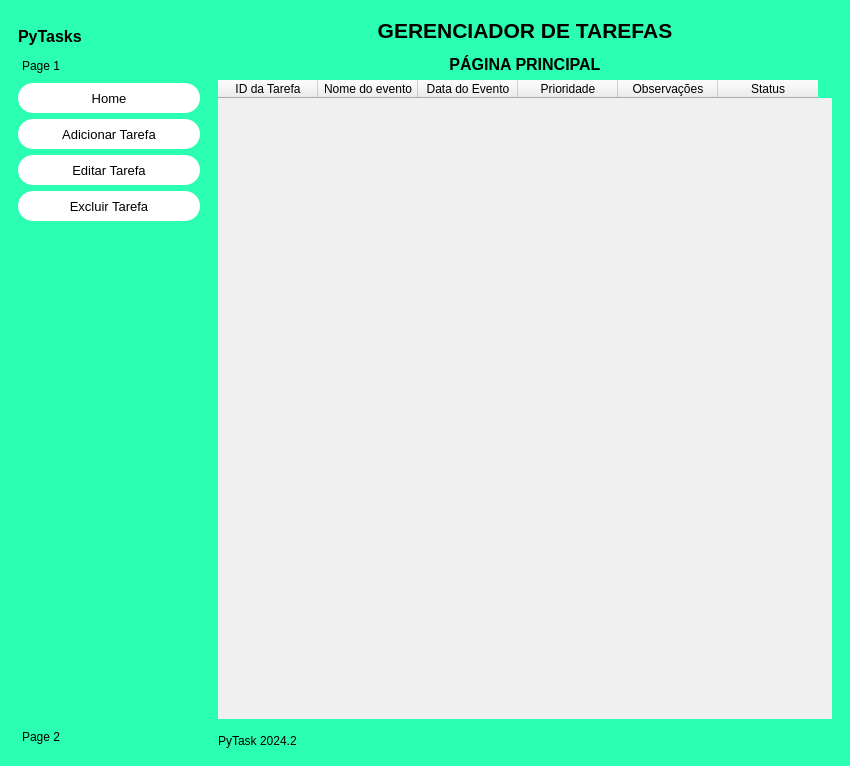
<?xml version="1.0" encoding="UTF-8"?>
<ui version="4.0">
 <class>TelaPrincipal</class>
 <widget class="QMainWindow" name="TelaPrincipal">
  <property name="geometry">
   <rect>
    <x>0</x>
    <y>0</y>
    <width>850</width>
    <height>766</height>
   </rect>
  </property>
  <property name="maximumSize">
   <size>
    <width>850</width>
    <height>766</height>
   </size>
  </property>
  <property name="cursor">
   <cursorShape>ArrowCursor</cursorShape>
  </property>
  <property name="windowTitle">
   <string>PYTASK 2024</string>
  </property>
  <property name="windowIcon">
   <iconset>
    <normaloff>foto_logo.webp</normaloff>foto_logo.webp</iconset>
  </property>
  <property name="styleSheet">
   <string notr="true">background-color: rgb(43, 255, 177);</string>
  </property>
  <widget class="QWidget" name="centralwidget">
   <property name="cursor">
    <cursorShape>ArrowCursor</cursorShape>
   </property>
   <property name="styleSheet">
    <string notr="true">*{
	border:none;

}

QLabel{
	color:black;
}</string>
   </property>
   <layout class="QHBoxLayout" name="horizontalLayout">
    <property name="spacing">
     <number>0</number>
    </property>
    <property name="leftMargin">
     <number>0</number>
    </property>
    <property name="rightMargin">
     <number>0</number>
    </property>
    <item>
     <widget class="QFrame" name="left_container">
      <property name="maximumSize">
       <size>
        <width>200</width>
        <height>16777215</height>
       </size>
      </property>
      <property name="frameShape">
       <enum>QFrame::StyledPanel</enum>
      </property>
      <property name="frameShadow">
       <enum>QFrame::Raised</enum>
      </property>
      <layout class="QVBoxLayout" name="verticalLayout_2">
       <property name="spacing">
        <number>0</number>
       </property>
       <property name="leftMargin">
        <number>9</number>
       </property>
       <property name="rightMargin">
        <number>0</number>
       </property>
       <item>
        <widget class="QFrame" name="frame">
         <property name="frameShape">
          <enum>QFrame::StyledPanel</enum>
         </property>
         <property name="frameShadow">
          <enum>QFrame::Raised</enum>
         </property>
         <layout class="QHBoxLayout" name="horizontalLayout_4">
          <property name="spacing">
           <number>0</number>
          </property>
          <property name="rightMargin">
           <number>0</number>
          </property>
          <property name="bottomMargin">
           <number>9</number>
          </property>
          <item>
           <widget class="QLabel" name="label_nome_pytask">
            <property name="text">
             <string>&lt;html&gt;&lt;head/&gt;&lt;body&gt;&lt;p&gt;&lt;span style=&quot; font-size:12pt; font-weight:600;&quot;&gt;PyTasks&lt;/span&gt;&lt;/p&gt;&lt;/body&gt;&lt;/html&gt;</string>
            </property>
           </widget>
          </item>
         </layout>
        </widget>
       </item>
       <item>
        <widget class="QFrame" name="frame_2">
         <property name="styleSheet">
          <string notr="true">QFrame{
	background-color: rgb(43, 255, 177);
}

QToolBox{
	text-align:left;
	background-color: rgb(43, 255, 177);
}

QToolBox::tab{
	border-radius:5px;
	background-color: rgb(43, 255, 177);
	text-align:left;
}</string>
         </property>
         <property name="frameShape">
          <enum>QFrame::StyledPanel</enum>
         </property>
         <property name="frameShadow">
          <enum>QFrame::Raised</enum>
         </property>
         <layout class="QVBoxLayout" name="verticalLayout_3">
          <property name="spacing">
           <number>0</number>
          </property>
          <property name="topMargin">
           <number>0</number>
          </property>
          <property name="rightMargin">
           <number>0</number>
          </property>
          <property name="bottomMargin">
           <number>0</number>
          </property>
          <item>
           <widget class="QToolBox" name="toolBox">
            <property name="styleSheet">
             <string notr="true">QPushButton:hover{
	background-color: rgb(255,255,255);
	border-radius:15px;
}

QPushButton{
	color:rgb(0,0,0);
	border-radius:15px;
	background-color: rgb(255,255,255);
}</string>
            </property>
            <property name="currentIndex">
             <number>0</number>
            </property>
            <widget class="QWidget" name="page">
             <property name="geometry">
              <rect>
               <x>0</x>
               <y>0</y>
               <width>182</width>
               <height>639</height>
              </rect>
             </property>
             <attribute name="label">
              <string>Page 1</string>
             </attribute>
             <layout class="QVBoxLayout" name="verticalLayout_4">
              <property name="spacing">
               <number>6</number>
              </property>
              <property name="leftMargin">
               <number>0</number>
              </property>
              <property name="topMargin">
               <number>0</number>
              </property>
              <property name="rightMargin">
               <number>0</number>
              </property>
              <property name="bottomMargin">
               <number>0</number>
              </property>
              <item>
               <widget class="QPushButton" name="pushButton_home">
                <property name="minimumSize">
                 <size>
                  <width>0</width>
                  <height>30</height>
                 </size>
                </property>
                <property name="font">
                 <font>
                  <pointsize>10</pointsize>
                 </font>
                </property>
                <property name="cursor">
                 <cursorShape>PointingHandCursor</cursorShape>
                </property>
                <property name="text">
                 <string>Home</string>
                </property>
                <property name="icon">
                 <iconset>
                  <normaloff>casa.png</normaloff>casa.png</iconset>
                </property>
                <property name="iconSize">
                 <size>
                  <width>12</width>
                  <height>12</height>
                 </size>
                </property>
               </widget>
              </item>
              <item>
               <widget class="QPushButton" name="pushButton_adicionar_tarefa">
                <property name="minimumSize">
                 <size>
                  <width>0</width>
                  <height>30</height>
                 </size>
                </property>
                <property name="font">
                 <font>
                  <pointsize>10</pointsize>
                 </font>
                </property>
                <property name="cursor">
                 <cursorShape>PointingHandCursor</cursorShape>
                </property>
                <property name="layoutDirection">
                 <enum>Qt::LeftToRight</enum>
                </property>
                <property name="text">
                 <string>Adicionar Tarefa</string>
                </property>
                <property name="icon">
                 <iconset>
                  <normaloff>mais.png</normaloff>mais.png</iconset>
                </property>
                <property name="iconSize">
                 <size>
                  <width>12</width>
                  <height>12</height>
                 </size>
                </property>
               </widget>
              </item>
              <item>
               <widget class="QPushButton" name="pushButton_editar_tarefa">
                <property name="minimumSize">
                 <size>
                  <width>0</width>
                  <height>30</height>
                 </size>
                </property>
                <property name="font">
                 <font>
                  <pointsize>10</pointsize>
                 </font>
                </property>
                <property name="cursor">
                 <cursorShape>PointingHandCursor</cursorShape>
                </property>
                <property name="text">
                 <string>Editar Tarefa</string>
                </property>
                <property name="icon">
                 <iconset>
                  <normaloff>lapis.png</normaloff>lapis.png</iconset>
                </property>
                <property name="iconSize">
                 <size>
                  <width>12</width>
                  <height>12</height>
                 </size>
                </property>
               </widget>
              </item>
              <item>
               <widget class="QPushButton" name="pushButton_excluir_tarefa">
                <property name="minimumSize">
                 <size>
                  <width>0</width>
                  <height>30</height>
                 </size>
                </property>
                <property name="font">
                 <font>
                  <pointsize>10</pointsize>
                 </font>
                </property>
                <property name="cursor">
                 <cursorShape>PointingHandCursor</cursorShape>
                </property>
                <property name="text">
                 <string>Excluir Tarefa</string>
                </property>
                <property name="icon">
                 <iconset>
                  <normaloff>lixo.png</normaloff>lixo.png</iconset>
                </property>
                <property name="iconSize">
                 <size>
                  <width>12</width>
                  <height>12</height>
                 </size>
                </property>
               </widget>
              </item>
              <item>
               <spacer name="verticalSpacer">
                <property name="orientation">
                 <enum>Qt::Vertical</enum>
                </property>
                <property name="sizeHint" stdset="0">
                 <size>
                  <width>20</width>
                  <height>40</height>
                 </size>
                </property>
               </spacer>
              </item>
             </layout>
            </widget>
            <widget class="QWidget" name="page_2">
             <property name="geometry">
              <rect>
               <x>0</x>
               <y>0</y>
               <width>182</width>
               <height>639</height>
              </rect>
             </property>
             <attribute name="label">
              <string>Page 2</string>
             </attribute>
             <layout class="QVBoxLayout" name="verticalLayout_11">
              <property name="spacing">
               <number>0</number>
              </property>
              <property name="topMargin">
               <number>0</number>
              </property>
              <property name="rightMargin">
               <number>0</number>
              </property>
              <property name="bottomMargin">
               <number>9</number>
              </property>
              <item alignment="Qt::AlignLeft">
               <widget class="QLabel" name="label_3">
                <property name="styleSheet">
                 <string notr="true">background-color: rgb(170, 255, 255);
margin-left: 0</string>
                </property>
                <property name="text">
                 <string>&lt;html&gt;&lt;head/&gt;&lt;body&gt;&lt;p align=&quot;center&quot;&gt;DESENVOLVEDORES&lt;/p&gt;&lt;p align=&quot;center&quot;&gt;Antônio Lúcio Pereira de Almeida N.&lt;/p&gt;&lt;p align=&quot;center&quot;&gt;Bernardo Moura Bandeira Araújo&lt;/p&gt;&lt;p align=&quot;center&quot;&gt;João Fernandes&lt;/p&gt;&lt;/body&gt;&lt;/html&gt;</string>
                </property>
               </widget>
              </item>
             </layout>
            </widget>
           </widget>
          </item>
         </layout>
        </widget>
       </item>
      </layout>
     </widget>
    </item>
    <item>
     <widget class="QFrame" name="main_container">
      <property name="frameShape">
       <enum>QFrame::StyledPanel</enum>
      </property>
      <property name="frameShadow">
       <enum>QFrame::Raised</enum>
      </property>
      <layout class="QVBoxLayout" name="verticalLayout">
       <property name="leftMargin">
        <number>9</number>
       </property>
       <item>
        <widget class="QFrame" name="top_frame">
         <property name="frameShape">
          <enum>QFrame::StyledPanel</enum>
         </property>
         <property name="frameShadow">
          <enum>QFrame::Raised</enum>
         </property>
         <layout class="QHBoxLayout" name="horizontalLayout_2">
          <property name="spacing">
           <number>0</number>
          </property>
          <property name="leftMargin">
           <number>0</number>
          </property>
          <property name="topMargin">
           <number>0</number>
          </property>
          <property name="rightMargin">
           <number>0</number>
          </property>
          <property name="bottomMargin">
           <number>0</number>
          </property>
          <item>
           <widget class="QLabel" name="label">
            <property name="text">
             <string>&lt;html&gt;&lt;head/&gt;&lt;body&gt;&lt;p align=&quot;center&quot;&gt;&lt;span style=&quot; font-size:16pt; font-weight:600;&quot;&gt;GERENCIADOR DE TAREFAS&lt;/span&gt;&lt;/p&gt;&lt;/body&gt;&lt;/html&gt;</string>
            </property>
           </widget>
          </item>
         </layout>
        </widget>
       </item>
       <item>
        <widget class="QFrame" name="main_frame">
         <property name="sizePolicy">
          <sizepolicy hsizetype="Preferred" vsizetype="Expanding">
           <horstretch>0</horstretch>
           <verstretch>0</verstretch>
          </sizepolicy>
         </property>
         <property name="frameShape">
          <enum>QFrame::StyledPanel</enum>
         </property>
         <property name="frameShadow">
          <enum>QFrame::Raised</enum>
         </property>
         <layout class="QVBoxLayout" name="verticalLayout_5">
          <property name="spacing">
           <number>0</number>
          </property>
          <property name="leftMargin">
           <number>9</number>
          </property>
          <property name="topMargin">
           <number>0</number>
          </property>
          <property name="rightMargin">
           <number>0</number>
          </property>
          <property name="bottomMargin">
           <number>0</number>
          </property>
          <item>
           <widget class="QStackedWidget" name="Pages">
            <property name="currentIndex">
             <number>0</number>
            </property>
            <widget class="QWidget" name="page_home">
             <layout class="QVBoxLayout" name="verticalLayout_6">
              <property name="leftMargin">
               <number>0</number>
              </property>
              <property name="topMargin">
               <number>6</number>
              </property>
              <item>
               <widget class="QLabel" name="label_5">
                <property name="text">
                 <string>&lt;html&gt;&lt;head/&gt;&lt;body&gt;&lt;p align=&quot;center&quot;&gt;&lt;span style=&quot; font-size:12pt; font-weight:600;&quot;&gt;PÁGINA PRINCIPAL&lt;/span&gt;&lt;/p&gt;&lt;/body&gt;&lt;/html&gt;</string>
                </property>
               </widget>
              </item>
              <item>
               <widget class="QTableWidget" name="tableWidget_menu_principal">
                <property name="styleSheet">
                 <string notr="true">QHeaderView::section{
	background-color: rgb(240,240,240);
	color: rgd(0,0,0);
	font: 10pt &quot;MS Shell Dlg 2&quot;;
}

QTableWidget{
	background-color: rgb(240,240,240);
}</string>
                </property>
                <column>
                 <property name="text">
                  <string>ID da Tarefa</string>
                 </property>
                </column>
                <column>
                 <property name="text">
                  <string>Nome do evento</string>
                 </property>
                </column>
                <column>
                 <property name="text">
                  <string>Data do Evento</string>
                 </property>
                </column>
                <column>
                 <property name="text">
                  <string>Prioridade</string>
                 </property>
                </column>
                <column>
                 <property name="text">
                  <string>Observações</string>
                 </property>
                </column>
                <column>
                 <property name="text">
                  <string>Status</string>
                 </property>
                </column>
               </widget>
              </item>
             </layout>
            </widget>
            <widget class="QWidget" name="page_adicionar">
             <layout class="QVBoxLayout" name="verticalLayout_7">
              <property name="spacing">
               <number>0</number>
              </property>
              <property name="leftMargin">
               <number>0</number>
              </property>
              <property name="topMargin">
               <number>0</number>
              </property>
              <property name="rightMargin">
               <number>0</number>
              </property>
              <property name="bottomMargin">
               <number>0</number>
              </property>
              <item>
               <widget class="QTabWidget" name="tabWidget">
                <property name="cursor">
                 <cursorShape>ArrowCursor</cursorShape>
                </property>
                <property name="layoutDirection">
                 <enum>Qt::LeftToRight</enum>
                </property>
                <property name="styleSheet">
                 <string notr="true">background-color: rgb(240,240,240);</string>
                </property>
                <property name="currentIndex">
                 <number>1</number>
                </property>
                <widget class="QWidget" name="tab">
                 <property name="styleSheet">
                  <string notr="true">background-color: rgb(240,240,240);</string>
                 </property>
                 <attribute name="title">
                  <string>Adicionar Tarefa</string>
                 </attribute>
                 <layout class="QFormLayout" name="formLayout">
                  <item row="1" column="0">
                   <widget class="QLabel" name="label_nome_evento">
                    <property name="text">
                     <string>Nome do Evento:</string>
                    </property>
                   </widget>
                  </item>
                  <item row="1" column="1">
                   <widget class="QLineEdit" name="lineEdit_nome_evento">
                    <property name="styleSheet">
                     <string notr="true">background-color: rgb(255, 255, 255);</string>
                    </property>
                   </widget>
                  </item>
                  <item row="4" column="0">
                   <widget class="QLabel" name="label_prazo">
                    <property name="text">
                     <string>Prazo:</string>
                    </property>
                   </widget>
                  </item>
                  <item row="4" column="1">
                   <widget class="QDateEdit" name="dateEdit_prazo_nova_tarefa">
                    <property name="styleSheet">
                     <string notr="true">background-color: rgb(255, 255, 255);</string>
                    </property>
                   </widget>
                  </item>
                  <item row="5" column="0">
                   <widget class="QLabel" name="label_prioridade">
                    <property name="text">
                     <string>Prioridade:</string>
                    </property>
                   </widget>
                  </item>
                  <item row="5" column="1">
                   <widget class="QComboBox" name="comboBox_prioridade_nova_tarefa">
                    <property name="styleSheet">
                     <string notr="true">background-color: rgb(255, 255, 255);</string>
                    </property>
                    <item>
                     <property name="text">
                      <string>1 - Baixa</string>
                     </property>
                    </item>
                    <item>
                     <property name="text">
                      <string>2 - Média</string>
                     </property>
                    </item>
                    <item>
                     <property name="text">
                      <string>3 - Alta</string>
                     </property>
                    </item>
                   </widget>
                  </item>
                  <item row="6" column="0">
                   <widget class="QLabel" name="label_obs">
                    <property name="text">
                     <string>Observações:</string>
                    </property>
                   </widget>
                  </item>
                  <item row="7" column="0">
                   <widget class="QLabel" name="label_palavra_chave">
                    <property name="text">
                     <string>Palavra-Chave:</string>
                    </property>
                   </widget>
                  </item>
                  <item row="7" column="1">
                   <widget class="QLineEdit" name="lineEdit_palavra_chave">
                    <property name="styleSheet">
                     <string notr="true">background-color: rgb(255, 255, 255);</string>
                    </property>
                    <property name="placeholderText">
                     <string>Ex: Estudo, Trabalho, Colégio, Faculdade</string>
                    </property>
                   </widget>
                  </item>
                  <item row="8" column="1">
                   <widget class="QPushButton" name="pushButton">
                    <property name="minimumSize">
                     <size>
                      <width>0</width>
                      <height>22</height>
                     </size>
                    </property>
                    <property name="cursor">
                     <cursorShape>PointingHandCursor</cursorShape>
                    </property>
                    <property name="layoutDirection">
                     <enum>Qt::LeftToRight</enum>
                    </property>
                    <property name="styleSheet">
                     <string notr="true">QPushButton:hover{
	background-color: rgb(85, 170, 127);
	border-radius: 12px;
	color: #000000;
}

QPushButton {
	border-radius:15px;
	background-color: rgb(255,255,255);

}</string>
                    </property>
                    <property name="text">
                     <string>SALVAR</string>
                    </property>
                   </widget>
                  </item>
                  <item row="6" column="1">
                   <widget class="QTextEdit" name="textEdit_obs_nova_tarefa">
                    <property name="styleSheet">
                     <string notr="true">background-color: rgb(255, 255, 255);</string>
                    </property>
                    <property name="placeholderText">
                     <string/>
                    </property>
                   </widget>
                  </item>
                 </layout>
                </widget>
                <widget class="QWidget" name="tab_2">
                 <attribute name="title">
                  <string>Calendário</string>
                 </attribute>
                 <layout class="QVBoxLayout" name="verticalLayout_8">
                  <item>
                   <widget class="QCalendarWidget" name="calendarWidget_nova_tarefa">
                    <property name="styleSheet">
                     <string notr="true">background-color: rgb(240,240,240);</string>
                    </property>
                   </widget>
                  </item>
                 </layout>
                </widget>
               </widget>
              </item>
             </layout>
            </widget>
            <widget class="QWidget" name="page_editar">
             <layout class="QVBoxLayout" name="verticalLayout_10">
              <property name="leftMargin">
               <number>0</number>
              </property>
              <property name="topMargin">
               <number>6</number>
              </property>
              <item>
               <widget class="QLabel" name="label_2">
                <property name="text">
                 <string>&lt;html&gt;&lt;head/&gt;&lt;body&gt;&lt;p align=&quot;center&quot;&gt;&lt;span style=&quot; font-size:12pt; font-weight:600;&quot;&gt;SELECIONE APENAS A QUE VOCÊ DESEJA EDITAR&lt;/span&gt;&lt;/p&gt;&lt;/body&gt;&lt;/html&gt;</string>
                </property>
               </widget>
              </item>
              <item>
               <widget class="QTableWidget" name="tableWidget_editar_tarefa">
                <property name="styleSheet">
                 <string notr="true">QHeaderView::section{
	background-color: rgb(240,240,240);
	color: rgd(0,0,0);
	font: 10pt &quot;MS Shell Dlg 2&quot;;
}

QTableWidget{
	background-color: rgb(240,240,240);
}</string>
                </property>
                <column>
                 <property name="text">
                  <string>ID da Tarefa</string>
                 </property>
                </column>
                <column>
                 <property name="text">
                  <string>Nome do evento</string>
                 </property>
                </column>
                <column>
                 <property name="text">
                  <string>Data do Evento</string>
                 </property>
                </column>
                <column>
                 <property name="text">
                  <string>Prioridade</string>
                 </property>
                </column>
                <column>
                 <property name="text">
                  <string>Observações</string>
                 </property>
                </column>
                <column>
                 <property name="text">
                  <string>Status</string>
                 </property>
                </column>
               </widget>
              </item>
             </layout>
            </widget>
            <widget class="QWidget" name="page_excluir">
             <layout class="QVBoxLayout" name="verticalLayout_9">
              <property name="leftMargin">
               <number>0</number>
              </property>
              <property name="topMargin">
               <number>6</number>
              </property>
              <property name="rightMargin">
               <number>9</number>
              </property>
              <item>
               <widget class="QLabel" name="label_4">
                <property name="text">
                 <string>&lt;html&gt;&lt;head/&gt;&lt;body&gt;&lt;p align=&quot;center&quot;&gt;&lt;span style=&quot; font-size:12pt; font-weight:600;&quot;&gt;SELECIONE APENAS A QUE VOCÊ DESEJA EXCLUIR&lt;/span&gt;&lt;/p&gt;&lt;/body&gt;&lt;/html&gt;</string>
                </property>
               </widget>
              </item>
              <item>
               <widget class="QTableWidget" name="tableWidget_excluir_tarefa">
                <property name="styleSheet">
                 <string notr="true">QHeaderView::section{
	background-color: rgb(240,240,240);
	color: rgd(0,0,0);
	font: 10pt &quot;MS Shell Dlg 2&quot;;
}

QTableWidget{
	background-color: rgb(240,240,240);
}</string>
                </property>
                <column>
                 <property name="text">
                  <string>ID da Tarefa</string>
                 </property>
                </column>
                <column>
                 <property name="text">
                  <string>Nome do Evento</string>
                 </property>
                </column>
                <column>
                 <property name="text">
                  <string>Data do Evento</string>
                 </property>
                </column>
                <column>
                 <property name="text">
                  <string>Prioridade</string>
                 </property>
                </column>
                <column>
                 <property name="text">
                  <string>Observações</string>
                 </property>
                </column>
                <column>
                 <property name="text">
                  <string>Status</string>
                 </property>
                </column>
               </widget>
              </item>
             </layout>
            </widget>
           </widget>
          </item>
         </layout>
        </widget>
       </item>
       <item>
        <widget class="QFrame" name="footer">
         <property name="frameShape">
          <enum>QFrame::StyledPanel</enum>
         </property>
         <property name="frameShadow">
          <enum>QFrame::Raised</enum>
         </property>
         <layout class="QHBoxLayout" name="horizontalLayout_3">
          <property name="spacing">
           <number>0</number>
          </property>
          <property name="leftMargin">
           <number>9</number>
          </property>
          <property name="topMargin">
           <number>0</number>
          </property>
          <property name="rightMargin">
           <number>0</number>
          </property>
          <property name="bottomMargin">
           <number>0</number>
          </property>
          <item alignment="Qt::AlignTop">
           <widget class="QLabel" name="label_versao_app">
            <property name="text">
             <string>PyTask 2024.2</string>
            </property>
           </widget>
          </item>
         </layout>
        </widget>
       </item>
      </layout>
     </widget>
    </item>
   </layout>
  </widget>
 </widget>
 <resources/>
 <connections/>
</ui>
